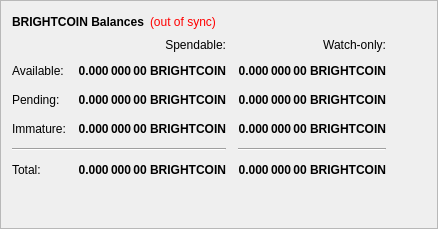
        <widget class="QFrame" name="frame">
         <property name="frameShape">
          <enum>QFrame::StyledPanel</enum>
         </property>
         <property name="frameShadow">
          <enum>QFrame::Raised</enum>
         </property>
         <layout class="QVBoxLayout" name="verticalLayout_4">
          <item>
           <layout class="QHBoxLayout" name="horizontalLayout_4">
            <item>
             <widget class="QLabel" name="label_5">
              <property name="font">
               <font>
                <weight>75</weight>
                <bold>true</bold>
               </font>
              </property>
              <property name="text">
               <string>BRIGHTCOIN Balances</string>
              </property>
             </widget>
            </item>
            <item>
             <widget class="QLabel" name="labelWalletStatus">
              <property name="cursor">
               <cursorShape>WhatsThisCursor</cursorShape>
              </property>
              <property name="toolTip">
               <string>The displayed information may be out of date. Your wallet automatically synchronizes with the BRIGHTCOIN network after a connection is established, but this process has not completed yet.</string>
              </property>
              <property name="styleSheet">
               <string notr="true">QLabel { color: red; }</string>
              </property>
              <property name="text">
               <string notr="true">(out of sync)</string>
              </property>
              <property name="alignment">
               <set>Qt::AlignLeading|Qt::AlignLeft|Qt::AlignVCenter</set>
              </property>
             </widget>
            </item>
            <item>
             <spacer name="horizontalSpacer_3">
              <property name="orientation">
               <enum>Qt::Horizontal</enum>
              </property>
              <property name="sizeHint" stdset="0">
               <size>
                <width>40</width>
                <height>20</height>
               </size>
              </property>
             </spacer>
            </item>
           </layout>
          </item>
          <item>
           <layout class="QGridLayout" name="gridLayout">
            <property name="spacing">
             <number>12</number>
            </property>
            <item row="2" column="2">
             <widget class="QLabel" name="labelWatchPending">
              <property name="font">
               <font>
                <weight>75</weight>
                <bold>true</bold>
               </font>
              </property>
              <property name="cursor">
               <cursorShape>IBeamCursor</cursorShape>
              </property>
              <property name="toolTip">
               <string>Unconfirmed transactions to watch-only addresses</string>
              </property>
              <property name="text">
               <string notr="true">0.000 000 00 BRIGHTCOIN</string>
              </property>
              <property name="alignment">
               <set>Qt::AlignRight|Qt::AlignTrailing|Qt::AlignVCenter</set>
              </property>
              <property name="textInteractionFlags">
               <set>Qt::LinksAccessibleByMouse|Qt::TextSelectableByKeyboard|Qt::TextSelectableByMouse</set>
              </property>
             </widget>
            </item>
            <item row="2" column="1">
             <widget class="QLabel" name="labelUnconfirmed">
              <property name="font">
               <font>
                <weight>75</weight>
                <bold>true</bold>
               </font>
              </property>
              <property name="cursor">
               <cursorShape>IBeamCursor</cursorShape>
              </property>
              <property name="toolTip">
               <string>Total of transactions that have yet to be confirmed, and do not yet count toward the spendable balance</string>
              </property>
              <property name="text">
               <string notr="true">0.000 000 00 BRIGHTCOIN</string>
              </property>
              <property name="alignment">
               <set>Qt::AlignRight|Qt::AlignTrailing|Qt::AlignVCenter</set>
              </property>
              <property name="textInteractionFlags">
               <set>Qt::LinksAccessibleByMouse|Qt::TextSelectableByKeyboard|Qt::TextSelectableByMouse</set>
              </property>
             </widget>
            </item>
            <item row="3" column="2">
             <widget class="QLabel" name="labelWatchImmature">
              <property name="font">
               <font>
                <weight>75</weight>
                <bold>true</bold>
               </font>
              </property>
              <property name="cursor">
               <cursorShape>IBeamCursor</cursorShape>
              </property>
              <property name="toolTip">
               <string>Staked or masternode rewards in watch-only addresses that has not yet matured</string>
              </property>
              <property name="text">
               <string notr="true">0.000 000 00 BRIGHTCOIN</string>
              </property>
              <property name="alignment">
               <set>Qt::AlignRight|Qt::AlignTrailing|Qt::AlignVCenter</set>
              </property>
              <property name="textInteractionFlags">
               <set>Qt::LinksAccessibleByMouse|Qt::TextSelectableByKeyboard|Qt::TextSelectableByMouse</set>
              </property>
             </widget>
            </item>
            <item row="4" column="0" colspan="2">
             <widget class="Line" name="lineSpendableBalance">
              <property name="orientation">
               <enum>Qt::Horizontal</enum>
              </property>
             </widget>
            </item>
            <item row="4" column="2">
             <widget class="Line" name="lineWatchBalance">
              <property name="sizePolicy">
               <sizepolicy hsizetype="Preferred" vsizetype="Fixed">
                <horstretch>0</horstretch>
                <verstretch>0</verstretch>
               </sizepolicy>
              </property>
              <property name="minimumSize">
               <size>
                <width>140</width>
                <height>0</height>
               </size>
              </property>
              <property name="orientation">
               <enum>Qt::Horizontal</enum>
              </property>
             </widget>
            </item>
            <item row="5" column="0">
             <widget class="QLabel" name="labelTotalText">
              <property name="text">
               <string>Total:</string>
              </property>
             </widget>
            </item>
            <item row="3" column="1">
             <widget class="QLabel" name="labelImmature">
              <property name="font">
               <font>
                <weight>75</weight>
                <bold>true</bold>
               </font>
              </property>
              <property name="cursor">
               <cursorShape>IBeamCursor</cursorShape>
              </property>
              <property name="toolTip">
               <string>Staked or masternode rewards that has not yet matured</string>
              </property>
              <property name="text">
               <string notr="true">0.000 000 00 BRIGHTCOIN</string>
              </property>
              <property name="alignment">
               <set>Qt::AlignRight|Qt::AlignTrailing|Qt::AlignVCenter</set>
              </property>
              <property name="textInteractionFlags">
               <set>Qt::LinksAccessibleByMouse|Qt::TextSelectableByKeyboard|Qt::TextSelectableByMouse</set>
              </property>
             </widget>
            </item>
            <item row="2" column="3">
             <spacer name="horizontalSpacer_2">
              <property name="orientation">
               <enum>Qt::Horizontal</enum>
              </property>
              <property name="sizeHint" stdset="0">
               <size>
                <width>40</width>
                <height>20</height>
               </size>
              </property>
             </spacer>
            </item>
            <item row="3" column="0">
             <widget class="QLabel" name="labelImmatureText">
              <property name="text">
               <string>Immature:</string>
              </property>
             </widget>
            </item>
            <item row="5" column="1">
             <widget class="QLabel" name="labelTotal">
              <property name="font">
               <font>
                <weight>75</weight>
                <bold>true</bold>
               </font>
              </property>
              <property name="cursor">
               <cursorShape>IBeamCursor</cursorShape>
              </property>
              <property name="toolTip">
               <string>Your current total balance</string>
              </property>
              <property name="text">
               <string notr="true">0.000 000 00 BRIGHTCOIN</string>
              </property>
              <property name="alignment">
               <set>Qt::AlignRight|Qt::AlignTrailing|Qt::AlignVCenter</set>
              </property>
              <property name="textInteractionFlags">
               <set>Qt::LinksAccessibleByMouse|Qt::TextSelectableByKeyboard|Qt::TextSelectableByMouse</set>
              </property>
             </widget>
            </item>
            <item row="5" column="2">
             <widget class="QLabel" name="labelWatchTotal">
              <property name="font">
               <font>
                <weight>75</weight>
                <bold>true</bold>
               </font>
              </property>
              <property name="cursor">
               <cursorShape>IBeamCursor</cursorShape>
              </property>
              <property name="toolTip">
               <string>Current total balance in watch-only addresses</string>
              </property>
              <property name="text">
               <string notr="true">0.000 000 00 BRIGHTCOIN</string>
              </property>
              <property name="alignment">
               <set>Qt::AlignRight|Qt::AlignTrailing|Qt::AlignVCenter</set>
              </property>
              <property name="textInteractionFlags">
               <set>Qt::LinksAccessibleByMouse|Qt::TextSelectableByKeyboard|Qt::TextSelectableByMouse</set>
              </property>
             </widget>
            </item>
            <item row="0" column="2">
             <widget class="QLabel" name="labelWatchonly">
              <property name="text">
               <string>Watch-only:</string>
              </property>
              <property name="alignment">
               <set>Qt::AlignRight|Qt::AlignTrailing|Qt::AlignVCenter</set>
              </property>
             </widget>
            </item>
            <item row="1" column="0">
             <widget class="QLabel" name="labelBalanceText">
              <property name="text">
               <string>Available:</string>
              </property>
             </widget>
            </item>
            <item row="1" column="1">
             <widget class="QLabel" name="labelBalance">
              <property name="font">
               <font>
                <weight>75</weight>
                <bold>true</bold>
               </font>
              </property>
              <property name="cursor">
               <cursorShape>IBeamCursor</cursorShape>
              </property>
              <property name="toolTip">
               <string>Your current spendable balance</string>
              </property>
              <property name="text">
               <string notr="true">0.000 000 00 BRIGHTCOIN</string>
              </property>
              <property name="alignment">
               <set>Qt::AlignRight|Qt::AlignTrailing|Qt::AlignVCenter</set>
              </property>
              <property name="textInteractionFlags">
               <set>Qt::LinksAccessibleByMouse|Qt::TextSelectableByKeyboard|Qt::TextSelectableByMouse</set>
              </property>
             </widget>
            </item>
            <item row="1" column="2">
             <widget class="QLabel" name="labelWatchAvailable">
              <property name="font">
               <font>
                <weight>75</weight>
                <bold>true</bold>
               </font>
              </property>
              <property name="cursor">
               <cursorShape>IBeamCursor</cursorShape>
              </property>
              <property name="toolTip">
               <string>Your current balance in watch-only addresses</string>
              </property>
              <property name="text">
               <string notr="true">0.000 000 00 BRIGHTCOIN</string>
              </property>
              <property name="alignment">
               <set>Qt::AlignRight|Qt::AlignTrailing|Qt::AlignVCenter</set>
              </property>
              <property name="textInteractionFlags">
               <set>Qt::LinksAccessibleByMouse|Qt::TextSelectableByKeyboard|Qt::TextSelectableByMouse</set>
              </property>
             </widget>
            </item>
            <item row="2" column="0">
             <widget class="QLabel" name="labelPendingText">
              <property name="text">
               <string>Pending:</string>
              </property>
             </widget>
            </item>
            <item row="0" column="1">
             <widget class="QLabel" name="labelSpendable">
              <property name="text">
               <string>Spendable:</string>
              </property>
              <property name="alignment">
               <set>Qt::AlignRight|Qt::AlignTrailing|Qt::AlignVCenter</set>
              </property>
             </widget>
            </item>
           </layout>
          </item>
          <item>
           <spacer name="verticalSpacer_4">
            <property name="orientation">
             <enum>Qt::Vertical</enum>
            </property>
            <property name="sizeHint" stdset="0">
             <size>
              <width>20</width>
              <height>40</height>
             </size>
            </property>
           </spacer>
          </item>
         </layout>
        </widget>
